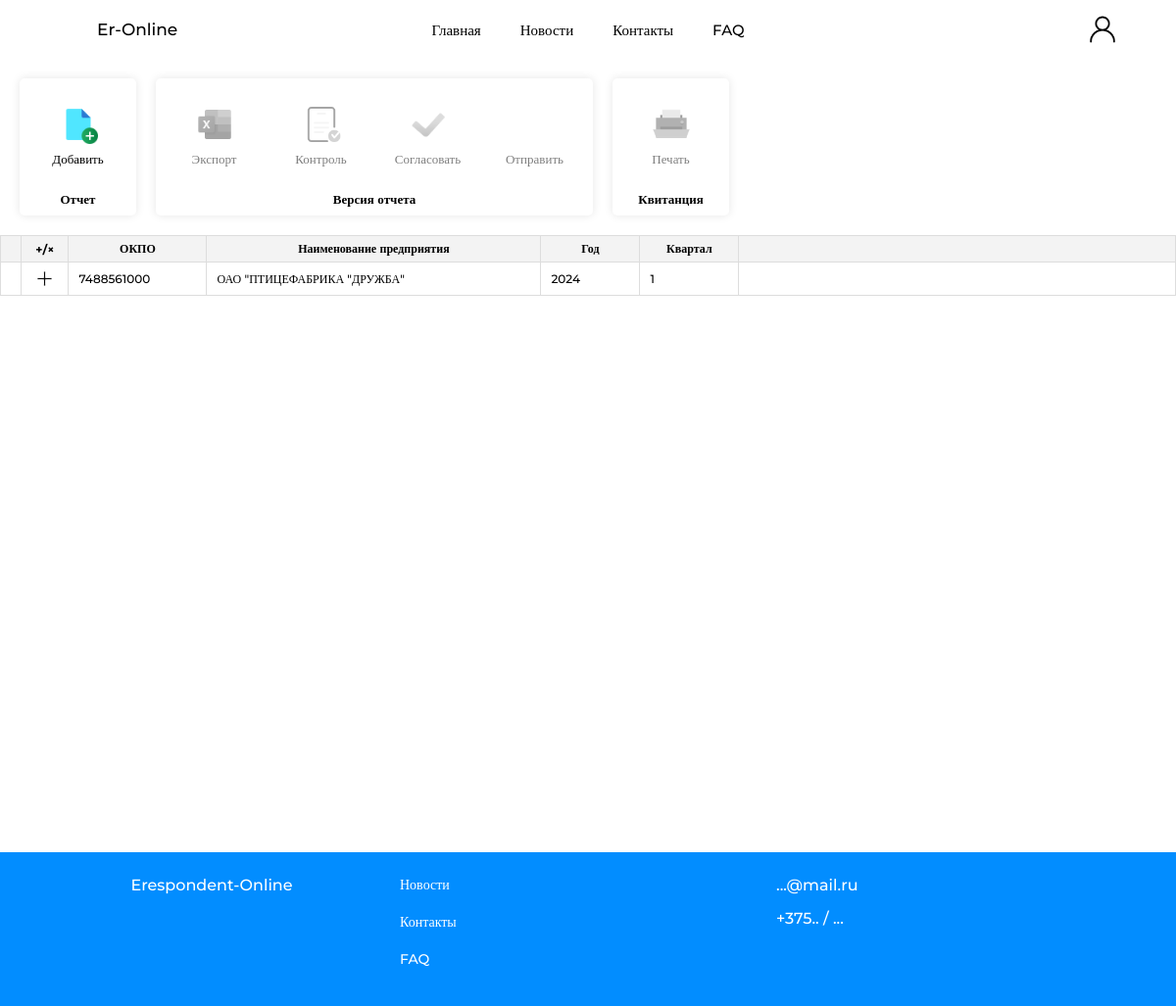
The page /report_area (signed in) on the database its author committed.
### website/models.py (models this page shows)
class Report(db.Model):
    __tablename__ = 'report'
    id = db.Column(db.Integer, primary_key=True)
    okpo = db.Column(db.Integer)
    organization_name = db.Column(db.String(50))
    year = db.Column(db.Integer)
    quarter = db.Column(db.Integer)
    user_id = db.Column(db.Integer, db.ForeignKey('user.id'))
    time_of_receipt = db.Column(db.Date)
    versions = relationship('Version_report', backref='report')

### website/views.py (the view, shortened to what this page needs)
@views.route('/report_area')
@profile_complete
@login_required
def report_area():
    report = Report.query.filter_by(user_id=current_user.id).all()
    version = Version_report.query.filter_by().all()
    for rep in report:
        rep.versions = Version_report.query.filter_by(report_id=rep.id).all()
        for version in rep.versions:
            version.tickets = Ticket.query.filter_by(version_report_id=version.id).all()
    organization = Organization.query.filter_by(id=current_user.organization.id).all()
    dirUnit = DirUnit.query.filter_by().all()
    dirProduct = DirProduct.query.filter_by().all()
    for row in dirProduct:
        current_unit = DirUnit.query.filter_by(IdUnit=row.IdUnit).first()
        row.IdUnit = current_unit.NameUnit
    year_today = datetime.now().year
    return render_template('report_area.html',
                           year_today=year_today,
                           report=report,
                           user=current_user,
                           dirUnit=dirUnit,
                           dirProduct=dirProduct,
                           organization=organization,
                           version=version)

### website/views.py (called while the page is built)
def profile_complete(f):
    @wraps(f)
    def decorated_function(*args, **kwargs):
        if not current_user.fio or not current_user.telephone or not current_user.organization_id:
            flash('Профиль пользователя не полностью заполнен. Пожалуйста, заполните все обязательные поля.', 'error')
            return redirect(url_for('views.profile_common'))
        return f(*args, **kwargs)
    return decorated_function

### website/templates/report_area.html (shortened to what this page needs)
{% extends "base.html" %}
{% block content %}
<div class="report-area_page">
    <div class="report-area_menu">
        <div class="report-area_podmenu">
            <div class="content-podmenu">
                <nav>
                    <ul>
                        <section>
                            <div class="functions_menu">
                                <li id = "link_add_report">
                                    <img src="{{ url_for('static', filename='img/icon_new_file.png') }}" alt="Создать отчет">
                                    <a>Добавить</a>
                                </li>
                            </div>
                            <a class="functions_menu_name">
                                Отчет
                            </a>
                        </section>
                        <section>
                            <div class="functions_menu">
                                <li id="export_versionButton">
                                    <img src="{{ url_for('static', filename='img/icon_excel.png') }}" alt="">
                                    <a>Экспорт</a>
                                </li>
                                <li id="control_versionButton">
                                    <img src="{{ url_for('static', filename='img/icon_control.png') }}" alt="">
                                    <a>Контроль</a>
                                </li>
                                <li id = "agreedVersionButton">
                                    <img src="{{ url_for('static', filename='img/icon_galochka.png') }}" alt="">
                                    <a>Согласовать</a>
                                </li>
                                <li id = "sentVersionButton">
                                    <a>Отправить</a>
                                </li>
                            </div>
                            <a class="functions_menu_name">
                                Версия отчета
                            </a>
                        </section>
                        <section>
                            <div class="functions_menu">
                                <li id = "PrintTicketButton">
                                    <img src="{{ url_for('static', filename='img/icon_print_file.png') }}" alt="">
                                    <a>Печать</a>
                                </li>
                            </div>
                            <a class="functions_menu_name">
                                Квитанция
                            </a>
                        </section>
                    </ul>
                </nav>
            </div>
        </div>
    </div>
        <div class="report-area" >
            <table class="table_report-area">
                <thead class="order-table_titels">
                    <tr>
                        <th></th>
                        <th style = "white-space: nowrap;">+/&times;</th>
                        <th class="resizable" style="min-width: 120px;">ОКПО<div class="resizer"></div></th>
                        <th class="resizable" style="white-space: nowrap; min-width: 320px;">Наименование предприятия<div class="resizer"></div></th>
                        <th class="resizable" style="min-width: 80px;">Год<div class="resizer"></div></th>
                        <th class="resizable" style="min-width: 80px;">Квартал<div class="resizer"></div></th>
                        <th></th>
                    </tr>
                </thead>
                <tbody>
                    {%if report%}
                        {% for row in report %}
                        <tr class="report_row" data-id="{{ row.id }}">
                            <td></td>
                            <td>
                                <button class="show-versions_button">
                                    <img src="{{ url_for('static', filename='img/close_black.png')}}" class = "close_black" alt="Просмотреть версии">
                                </button>
                            </td>
                            <td>
                                <input type = "text" id = "report_okpo" value = "{{ row.okpo }}" readonly>
                            </td>
                            <td>
                                <input type = "text" id = "report_organization_name" value = "{{ row.organization_name }}" readonly>
                            </td>
                            <td>
                                <input type = "text" id = "report_year" value = "{{ row.year }}" readonly>
                            </td>
                            <td>
                                <input type = "text" id = "report_quarter" value = "{{ row.quarter }}" readonly>
                            </td>
                            <td>
                            </td>
                        </tr>
                        {% endfor %}
                {%endif%}
                </tbody>
            </table>
        </div>
</div>
{% endblock %}

### website/static/css/base.css (style rules this page uses)
* { margin: 0; padding: 0; font-family: 'Montserrat'; }
html, body { height: 100%; margin: 0; }
a { text-decoration: none; }
body { display: flex; flex-direction: column; min-height: 100vh; background-color:#fff; overflow-x: hidden; color: rgb(0, 0, 0); }
:root { --color1: rgb(156, 209, 255); --color2: rgba(184, 220, 255, 0.6); --color3: rgb(129, 194, 255); --color4: #055e64; --color5: rgb(0, 146, 129); --color6: #444444; --color7: rgb(96, 255, 122); --remarksclr: rgba(255, 186, 96, 0.705); --odobrclr: rgb(96, 255, 122, 0.705); --delclr: rgb(255, 96, 96, 0.705); }
.report-area_page { margin-top: 70px; min-height: 100vh; }
.report-area_menu { display: flex; font-weight: 500; top: 0; left: 0; width: 100%; overflow-x: auto; }
.content-podmenu { position: relative; padding: 0 10px; left: 0; right: 0; }
.content-podmenu nav ul { display: flex; list-style: none; margin: 0; }
.content-podmenu nav ul section { display: flex; background-color: #ffffff; border: none; border-radius: 5px; flex-direction: column; align-items: center; justify-content: center; margin: 10px; box-shadow: 0 0 10px rgba(0, 0, 0, 0.1); font-size: 13px; padding: 5px; height: 130px; }
.functions_menu { display: flex; flex-direction: row; height: 110px; }
.functions_menu_name { font-weight: 600; font-family: 13px; margin-bottom: 3px; }
.content-podmenu nav ul li { margin: 0; display: flex; border-radius: 5px; flex-direction: column; margin: 7px; align-items: center; text-align: center; width: 65px; padding: 15px; cursor: pointer; transition: background-color 0.3s ease, padding 0.3s ease; }
.content-podmenu nav ul li img { height: 40px; width: auto; }
.content-podmenu nav ul li a { font-size: 13px; padding-top: 7px; }
.report-area { display: flex; flex-direction: row; overflow-x: auto; margin-bottom: 30px; margin-top: 10px; }
.table_report-area { border: none; font-size: 12px; display: block; border-spacing: 0px; border-collapse: collapse; background-color: #ffffff; height: 100%; }
.order-table_titels { color: rgb(0, 0, 0); font-weight: 600; width: 100%; background-color:rgba(231, 231, 231, 0.5); }
.order-table_titels tr th { padding: 5px 10px; text-align: center; font-size: 12px; position: relative; min-width: min-content; border: 1px solid #dddddd; }
.order-table_titels tr th:first-child, .order-table_titels tr td:first-child { width: 10px; }
.order-table_titels tr th:nth-child(2), .order-table_titels tr td:nth-child(2) { min-width: 10px; }
.order-table_titels tr th:nth-child(3), .order-table_titels tr td:nth-child(3) { min-width: 40px; }
.order-table_titels tr th:last-child, .order-table_titels tr td:last-child { width: 1000vb; }
th.resizable { position: relative; }
th .resizer { position: absolute; right: 0; top: 0; width: 5px; height: 100%; cursor: col-resize; user-select: none; }
.table_report-area input[type="text"] { font-size: 12px; font-weight: 500; width: 100%; border: none; text-align: left; background: none; color: #000000; box-sizing: border-box; min-width: min-content; }
.table_report-area tr td { padding: 7px 10px; text-align: left; font-size: 12px; border: 1px solid #dddddd; cursor: pointer; }
.show-versions_button { display: flex; justify-content: center; border: none; color: white; padding: 2px 6px; background-color: #00000000; cursor: pointer; transition: background-color 0.3s ease; text-align: center; align-items: center; }
.show-versions_button img { width: 15px; transform: rotate(45deg); transition: transform 0.5s; }
.close_black { display: block; }
body { margin: 0; padding: 0; overflow-x: hidden; }

### rows shown on the page
Report: okpo "7488561000", organization_name "ОАО \"ПТИЦЕФАБРИКА \"ДРУЖБА\"", year "2024", quarter "1"
